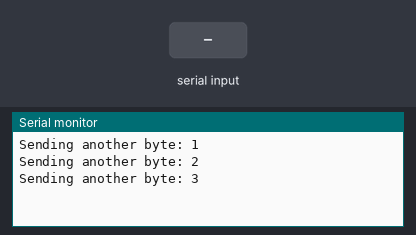
A sketch run on a simulated ESP8266 (NodeMCU). On the bench: the last lines printed to the serial monitor. The inputs (shaded band) are chosen by the test bench.

Above: at 6.3 s.
6.4 s: "1" received over the second serial link
At 8.9 s:
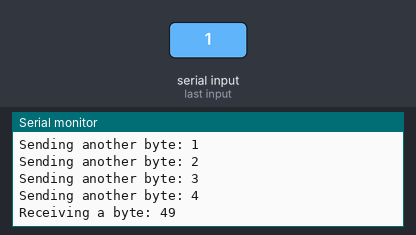
9.8 s: "0" received over the second serial link
At 12.0 s:
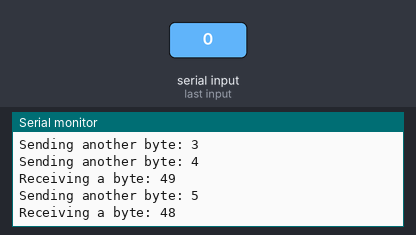
13.2 s: "2" received over the second serial link
At 17.0 s:
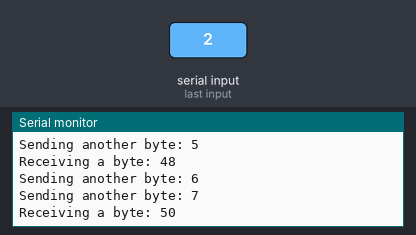
Timing chart, 0 to 18.5 s (numbered marks = the images above; inputs shaded):
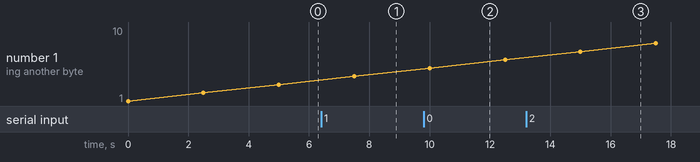

The sketch:

Echo.ino
```cpp
#include <SoftwareSerial.h>
const byte rx = D2;
const byte tx = D3;
byte it = 0;
SoftwareSerial fpga(rx, tx);

void setup() {
  fpga.begin(9600);
  Serial.begin(9600);
}

void loop() {
  fpga.print(char(++it));
  Serial.print("Sending another byte: ");
  Serial.println(it, DEC);
  delay(500);
  while(fpga.available()){
    byte c = fpga.read();
    Serial.print("Receiving a byte: ");
    Serial.println(c, DEC);
    Serial.println("");
  }
  delay(2000);
}
```

Measured:
- after the input at 6.4 s, the serial monitor: prints a new line after 1.6 s (image 1)
- after the input at 9.8 s, the serial monitor: prints a new line after 0.70 s (image 2)
- after the input at 13.2 s, the serial monitor: prints a new line after 2.3 s (image 3)
